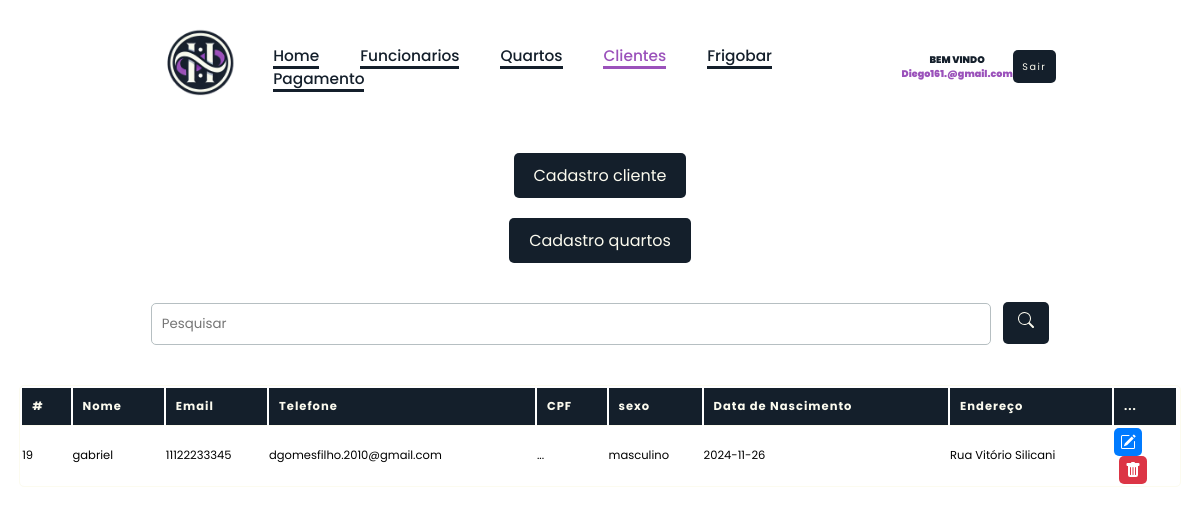
The app's page /Clientes.php (signed in) with its own data.
### tables this page shows
CREATE TABLE `clientes` (
  `id` int(11) NOT NULL AUTO_INCREMENT,
  `nome` varchar(45) NOT NULL,
  `email` varchar(110) NOT NULL,
  `telefone` varchar(15) NOT NULL,
  `cpf` varchar(45) NOT NULL,
  `sexo` varchar(15) NOT NULL,
  `data_nascimento` date NOT NULL,
  `endereco` varchar(120) NOT NULL,
  PRIMARY KEY (`id`)
);

### Clientes.php (the view, shortened to what this page needs)
<?php
include_once('config.php');
$logado = $_SESSION['email'];
if (!empty($_GET['search'])) {
    $data = $_GET['search'];
    $sql = "SELECT * FROM clientes WHERE id LIKE '%$data%' or nome LIKE '%$data%' or email LIKE '%$data%' ORDER BY id DESC";
} else {
    $sql = "SELECT * FROM clientes ORDER BY id DESC";
}
$result = $conexao->query($sql);
?>
<!DOCTYPE html>
<html lang="pt-br">
<head>
    <link rel="stylesheet" href="https://unpkg.com/boxicons@2.1.4/css/boxicons.min.css">
    <link rel="stylesheet" href="CLIENTES.css">
</head>
<body>
    <header class="header">
        <a href="Home.php" class="logo">
            <img src="img/logoSite.png" alt="logo">
        </a>
        <nav class="navbar">
            <a href="Home.php">Home</a>
            <a href="Funcionarios.php">Funcionarios</a>
            <a href="Quartos.php">Quartos</a>
            <a href="Clientes.php" class="active">Clientes</a>
            <a href="frigobar.php">Frigobar</a>
            <a href="pagamento.php">Pagamento</a>
        </nav>
        <div class="bemVindo">
            <?php
            echo "<p>Bem vindo</p> <u>$logado</u>";
            ?>
        </div>
        <div class="buttonSair">
            <a href="sair.php" class="btnSair">Sair</a>
        </div>
    </header>
    <div class="box-search1">
        <div class="box">
            <a href="formulariocliente.php">Cadastro cliente</a>
        </div>
        <div class="box">
            <a href="formularioquartos.php">Cadastro quartos</a>
        </div>
        <div class="search1">
            <input type="search" class="form-control search-field" placeholder="Pesquisar" id="pesquisar">
            <button onclick="searchData()" class="btn3 btn-primary">
                <svg xmlns='http://www.w3.org/2000/svg' width='16' height='16' fill='currentColor' class='bi bi-search' viewBox='0 0 16 16'>
                    <path d='M11.742 10.344a6.5 6.5 0 1 0-1.397 1.398h-.001q.044.06.098.115l3.85 3.85a1 1 0 0 0 1.415-1.414l-3.85-3.85a1 1 0 0 0-.115-.1zM12 6.5a5.5 5.5 0 1 1-11 0 5.5 5.5 0 0 1 11 0' />
                </svg>
        </div>
        <div class="table">
            <table class="table-item ">
                <thead>
                    <tr>
                        <th scope="col">#</th>
                        <th scope="col">Nome</th>
                        <th scope="col">Email</th>
                        <th scope="col">Telefone</th>
                        <th scope="col">CPF</th>
                        <th scope="col">sexo</th>
                        <th scope="col">Data de Nascimento</th>
                        <th scope="col">Endereço</th>
                        <th scope="col">...</th>
                    </tr>
                </thead>
                <tbody>
                    <?php
                    while ($user_data = mysqli_fetch_assoc($result)) {
                        echo "<tr>";
                        echo "<td>" . $user_data['id'] . "</td>";
                        echo "<td>" . $user_data['nome'] . "</td>";
                        echo "<td>" . $user_data['cpf'] . "</td>";
                        echo "<td>" . $user_data['email'] . "</td>";
                        echo "<td>" . $user_data['telefone'] . "</td>";
                        echo "<td>" . $user_data['sexo'] . "</td>";
                        echo "<td>" . $user_data['data_nascimento'] . "</td>";
                        echo "<td>" . $user_data['endereco'] . "</td>";
                        echo "<td>
                            <a class='btn1 btn-sm btn-primary' href='editclientes.php?id=$user_data[id]'>
                            <svg xmlns='http://www.w3.org/2000/svg' width='16' height='16' fill='currentColor' class='bi bi-pencil-square' viewBox='0 0 16 16'>
                            <path d='M15.502 1.94a.5.5 0 0 1 0 .706L14.459 3.69l-2-2L13.502.646a.5.5 0 0 1 .707 0l1.293 1.293zm-1.75 2.456-2-2L4.939 9.21a.5.5 0 0 0-.121.196l-.805 2.414a.25.25 0 0 0 .316.316l2.414-.805a.5.5 0 0 0 .196-.12l6.813-6.814z'/>
                            <path fill-rule='evenodd' d='M1 13.5A1.5 1.5 0 0 0 2.5 15h11a1.5 1.5 0 0 0 1.5-1.5v-6a.5.5 0 0 0-1 0v6a.5.5 0 0 1-.5.5h-11a.5.5 0 0 1-.5-.5v-11a.5.5 0 0 1 .5-.5H9a.5.5 0 0 0 0-1H2.5A1.5 1.5 0 0 0 1 2.5z'/>
                            </svg>
                            </a>
                            <a class='btn2 btn-sm btn-danger' href='deleteclientes.php?id=$user_data[id]'>
                            <svg xmlns='http://www.w3.org/2000/svg' width='16' height='16' fill='currentColor' class='bi bi-trash-fill' viewBox='0 0 16 16'>
                            <path d='M2.5 1a1 1 0 0 0-1 1v1a1 1 0 0 0 1 1H3v9a2 2 0 0 0 2 2h6a2 2 0 0 0 2-2V4h.5a1 1 0 0 0 1-1V2a1 1 0 0 0-1-1H10a1 1 0 0 0-1-1H7a1 1 0 0 0-1 1zm3 4a.5.5 0 0 1 .5.5v7a.5.5 0 0 1-1 0v-7a.5.5 0 0 1 .5-.5M8 5a.5.5 0 0 1 .5.5v7a.5.5 0 0 1-1 0v-7A.5.5 0 0 1 8 5m3 .5v7a.5.5 0 0 1-1 0v-7a.5.5 0 0 1 1 0'/>
                            </svg>
                            </a>
                    </td>";
                    }
                    ?>
                </tbody>
            </table>
        </div>
</body>
</html>

### CLIENTES.css (style rules this page uses)
:root { --primeira-color: #9b52bb ; --segunda-color: #fcfbef ; --terceira-color:#141f2b ; --quarta-color:#6d6b7b ; --quinta-color:#b6bfc2 ; --branco: #ffffff ; --test-color: #ff0000; }
* { margin: 0; padding: 0; box-sizing: border-box; text-decoration: none; border: none; outline: none; scroll-behavior: smooth; font-family: "Poppins", sans-serif; }
html { font-size: 60%; overflow-x: hidden; }
.header { position: relative; top: 0; left: 0; width: 100%; padding: 1rem 12% 1rem; background: var(--branco); backdrop-filter: blur(10px); display: flex; justify-content: space-between; align-items: center; z-index: 5; }
.logo img { width: 110px; height: 110px; cursor: default; }
.navbar a { font-size: 1.6rem; color: var(--terceira-color); margin: 2rem; font-weight: 500; transition: 0.3s ease; border-bottom: 3px solid var(--terceira-color); text-transform: capitalize; }
.navbar a:hover, .navbar a.active { color: var(--primeira-color); border-bottom: 3px solid var(--primeira-color); }
.bemVindo { font-weight: 1000; }
.bemVindo u { color: var(--primeira-color); }
.bemVindo p { text-transform: uppercase; text-align: center; color: var(--terceira-color); }
.buttonSair { display: flex; }
.btnSair { background-color: var(--terceira-color); padding: 1rem; border-radius: 5px; letter-spacing: 1.5px; }
a { text-decoration: none; color: var(--segunda-color); }
.box { display: flex; justify-content: center; margin: 20px 0; }
.box a { background-color: var(--terceira-color); color: var(--segunda-color); padding: 10px 20px; text-decoration: none; border-radius: 5px; font-size: 16px; transition: background-color 0.3s; }
.search1 { text-align: center; padding-top: 2rem; }
.btn3 { background-color: var(--terceira-color); color: var(--segunda-color); padding: 10px 15px; border-radius: 5px; cursor: pointer; transition: background-color 0.3s; }
.search-field { padding: 10px; border: 1px solid var(--quinta-color); border-radius: 5px; width: 70%; margin-right: 10px; }
.table { padding: 2rem; width: 100%; margin: 20px 0; }
.table-item { width: 100%; border: 1px solid var(--segunda-color); border-radius: 5px; overflow: hidden; }
.table-item thead { background-color: var(--terceira-color); color: var(--segunda-color); letter-spacing: 1px; }
.table-item th { padding: 10px; text-align: left; border-bottom: 1px solid var(--segunda-color); }
.table-item tr { font-size: 1.2rem; }
.btn1, .btn2 { display: inline-flex; justify-items: center; align-items: center; padding: 10%; border: none; border-radius: 5px; cursor: pointer; transition: background-color 0.3s; }
.btn1 { background-color: #007bff; color: white; }
.btn2 { background-color: #dc3545; color: white; margin-left: 5px; }

### records on screen
clientes: id "19", nome "gabriel", cpf "11122233345", email "dgomesfilho.2010@gmail.com", telefone "...", sexo "masculino", data_nascimento "2024-11-26", endereco "Rua Vitório Silicani"

### other values on screen
$logado "Diego161.@gmail.com"
